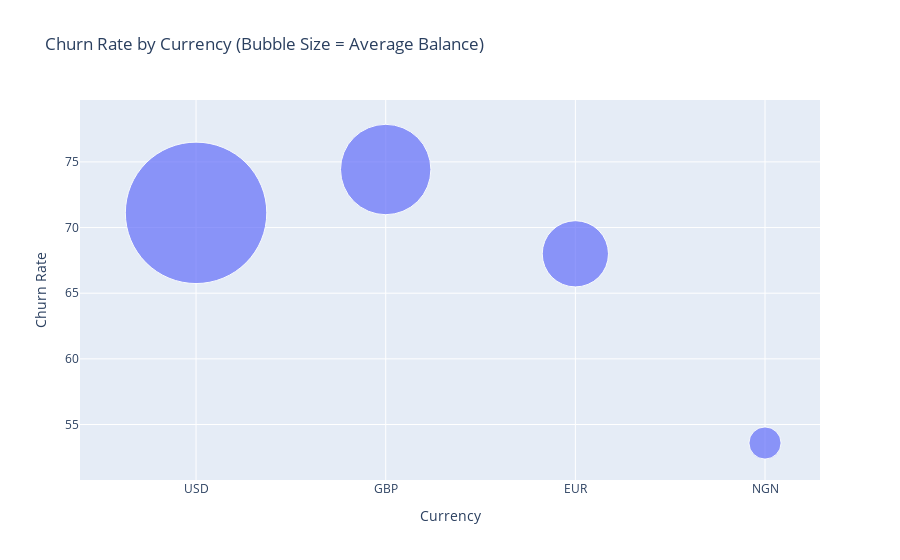

The notebook cell saved with this chart:
### Code cell
import plotly.express as px
# Bubble chart
fig = px.scatter(
    cur_ave_bal,
    x="currency",
    y="churn_rate",
    size="ave_bal",
    hover_name="currency",
    size_max=100,
    title="Churn Rate by Currency (Bubble Size = Average Balance)"
)

fig.update_layout(
    xaxis_title="Currency",
    yaxis_title="Churn Rate"
)

fig.show()

### Figure 1 — Plotly figure (JSON) as saved in the notebook; plotly's stock layout.template omitted (floating-point values rounded to 4 significant figures)
{"data": [{"hovertemplate": "<b>%{hovertext}</b><br><br>currency=%{x}<br>churn_rate=%{y}<br>ave_bal=%{marker.size}<extra></extra>", "hovertext": ["USD", "GBP", "EUR", "NGN"], "legendgroup": "", "marker": {"color": "#636efa", "size": [3247000.0, 1325000.0, 711900.0, 168100.0], "sizemode": "area", "sizeref": 324.7, "symbol": "circle"}, "mode": "markers", "name": "", "orientation": "v", "showlegend": false, "type": "scatter", "x": ["USD", "GBP", "EUR", "NGN"], "xaxis": "x", "y": [71.12, 74.42, 68.0, 53.59], "yaxis": "y"}], "layout": {"legend": {"itemsizing": "constant", "tracegroupgap": 0}, "title": {"text": "Churn Rate by Currency (Bubble Size = Average Balance)"}, "xaxis": {"anchor": "y", "domain": [0, 1], "title": {"text": "Currency"}}, "yaxis": {"anchor": "x", "domain": [0, 1], "title": {"text": "Churn Rate"}}}}
